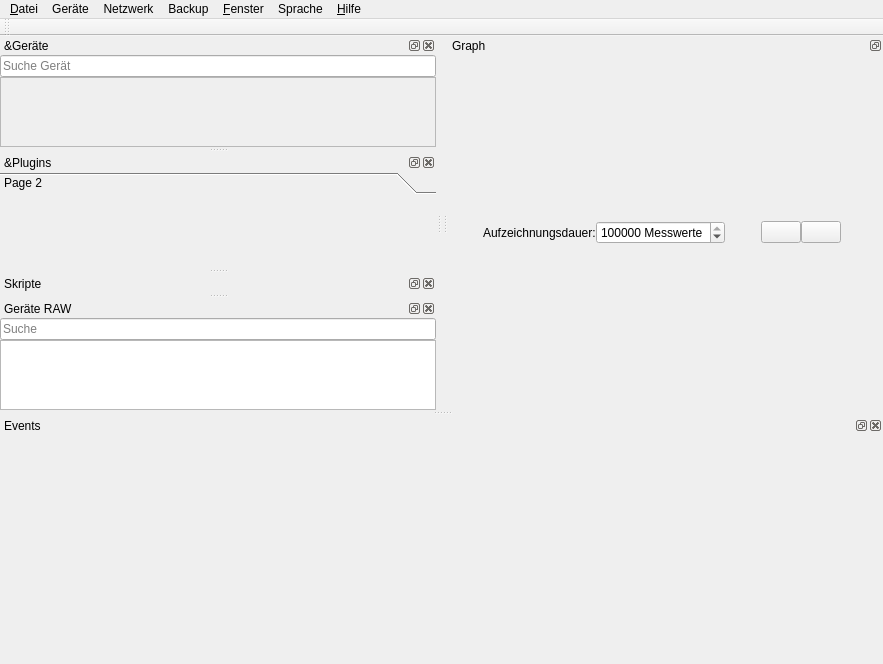
<?xml version="1.0" encoding="UTF-8"?>
<ui version="4.0">
 <class>MainWindow</class>
 <widget class="QMainWindow" name="MainWindow">
  <property name="geometry">
   <rect>
    <x>0</x>
    <y>0</y>
    <width>883</width>
    <height>664</height>
   </rect>
  </property>
  <property name="windowTitle">
   <string>RealTime OpenControl</string>
  </property>
  <property name="dockOptions">
   <set>QMainWindow::AllowNestedDocks|QMainWindow::AllowTabbedDocks|QMainWindow::AnimatedDocks|QMainWindow::GroupedDragging</set>
  </property>
  <widget class="QWidget" name="centralwidget">
   <property name="sizePolicy">
    <sizepolicy hsizetype="Minimum" vsizetype="Minimum">
     <horstretch>0</horstretch>
     <verstretch>0</verstretch>
    </sizepolicy>
   </property>
   <property name="maximumSize">
    <size>
     <width>0</width>
     <height>0</height>
    </size>
   </property>
  </widget>
  <widget class="QDockWidget" name="deviceWidget">
   <property name="sizePolicy">
    <sizepolicy hsizetype="Minimum" vsizetype="Preferred">
     <horstretch>0</horstretch>
     <verstretch>0</verstretch>
    </sizepolicy>
   </property>
   <property name="statusTip">
    <string>Geräte, für die PlugIns vorhanden sind, erscheinen hier</string>
   </property>
   <property name="inputMethodHints">
    <set>Qt::ImhNone</set>
   </property>
   <property name="floating">
    <bool>false</bool>
   </property>
   <property name="features">
    <set>QDockWidget::AllDockWidgetFeatures</set>
   </property>
   <property name="allowedAreas">
    <set>Qt::LeftDockWidgetArea|Qt::RightDockWidgetArea</set>
   </property>
   <property name="windowTitle">
    <string>&amp;Geräte</string>
   </property>
   <attribute name="dockWidgetArea">
    <number>1</number>
   </attribute>
   <widget class="QWidget" name="dockWidgetContents_2">
    <layout class="QVBoxLayout" name="verticalLayout_3">
     <property name="spacing">
      <number>0</number>
     </property>
     <property name="leftMargin">
      <number>0</number>
     </property>
     <property name="topMargin">
      <number>0</number>
     </property>
     <property name="rightMargin">
      <number>0</number>
     </property>
     <property name="bottomMargin">
      <number>0</number>
     </property>
     <item>
      <widget class="QLineEdit" name="searchEdit">
       <property name="placeholderText">
        <string>Suche Gerät</string>
       </property>
      </widget>
     </item>
     <item>
      <widget class="QScrollArea" name="scrollArea_2">
       <property name="minimumSize">
        <size>
         <width>180</width>
         <height>0</height>
        </size>
       </property>
       <property name="widgetResizable">
        <bool>true</bool>
       </property>
       <widget class="QWidget" name="scrollAreaWidgetContents_2">
        <property name="geometry">
         <rect>
          <x>0</x>
          <y>0</y>
          <width>435</width>
          <height>85</height>
         </rect>
        </property>
        <property name="minimumSize">
         <size>
          <width>0</width>
          <height>0</height>
         </size>
        </property>
        <layout class="QVBoxLayout" name="verticalLayout_13">
         <property name="spacing">
          <number>0</number>
         </property>
         <property name="leftMargin">
          <number>0</number>
         </property>
         <property name="topMargin">
          <number>0</number>
         </property>
         <property name="rightMargin">
          <number>0</number>
         </property>
         <property name="bottomMargin">
          <number>0</number>
         </property>
         <item>
          <layout class="QVBoxLayout" name="deviceLayout">
           <property name="spacing">
            <number>0</number>
           </property>
          </layout>
         </item>
         <item>
          <spacer name="verticalSpacer_2">
           <property name="orientation">
            <enum>Qt::Vertical</enum>
           </property>
           <property name="sizeHint" stdset="0">
            <size>
             <width>20</width>
             <height>0</height>
            </size>
           </property>
          </spacer>
         </item>
         <item>
          <spacer name="verticalSpacer_3">
           <property name="orientation">
            <enum>Qt::Vertical</enum>
           </property>
           <property name="sizeHint" stdset="0">
            <size>
             <width>20</width>
             <height>0</height>
            </size>
           </property>
          </spacer>
         </item>
        </layout>
       </widget>
      </widget>
     </item>
    </layout>
   </widget>
  </widget>
  <widget class="QDockWidget" name="pluginsWidget">
   <property name="sizePolicy">
    <sizepolicy hsizetype="Preferred" vsizetype="Preferred">
     <horstretch>0</horstretch>
     <verstretch>0</verstretch>
    </sizepolicy>
   </property>
   <property name="statusTip">
    <string>Falls ein Gerät ein GUI-PlugIn besitzt, erscheint dies hier</string>
   </property>
   <property name="floating">
    <bool>false</bool>
   </property>
   <property name="features">
    <set>QDockWidget::AllDockWidgetFeatures</set>
   </property>
   <property name="allowedAreas">
    <set>Qt::AllDockWidgetAreas</set>
   </property>
   <property name="windowTitle">
    <string>&amp;Plugins</string>
   </property>
   <attribute name="dockWidgetArea">
    <number>1</number>
   </attribute>
   <widget class="QWidget" name="dockWidgetContents_3">
    <layout class="QVBoxLayout" name="verticalLayout">
     <property name="spacing">
      <number>0</number>
     </property>
     <property name="leftMargin">
      <number>0</number>
     </property>
     <property name="topMargin">
      <number>0</number>
     </property>
     <property name="rightMargin">
      <number>0</number>
     </property>
     <property name="bottomMargin">
      <number>0</number>
     </property>
     <item>
      <widget class="QToolBox" name="pluginsBox">
       <property name="sizePolicy">
        <sizepolicy hsizetype="Preferred" vsizetype="Expanding">
         <horstretch>0</horstretch>
         <verstretch>0</verstretch>
        </sizepolicy>
       </property>
       <property name="currentIndex">
        <number>0</number>
       </property>
       <widget class="QWidget" name="page_2">
        <property name="geometry">
         <rect>
          <x>0</x>
          <y>0</y>
          <width>437</width>
          <height>85</height>
         </rect>
        </property>
        <attribute name="label">
         <string>Page 2</string>
        </attribute>
       </widget>
      </widget>
     </item>
    </layout>
   </widget>
  </widget>
  <widget class="QMenuBar" name="menuBar">
   <property name="geometry">
    <rect>
     <x>0</x>
     <y>0</y>
     <width>883</width>
     <height>26</height>
    </rect>
   </property>
   <widget class="QMenu" name="menuDatei">
    <property name="statusTip">
     <string>Öffnen, Speichern, Exportieren</string>
    </property>
    <property name="tearOffEnabled">
     <bool>true</bool>
    </property>
    <property name="title">
     <string>&amp;Datei</string>
    </property>
    <property name="separatorsCollapsible">
     <bool>true</bool>
    </property>
    <property name="toolTipsVisible">
     <bool>true</bool>
    </property>
    <addaction name="loadSessionAction"/>
    <addaction name="saveSessionAction"/>
    <addaction name="separator"/>
    <addaction name="importDataAction"/>
    <addaction name="exportDataAction"/>
    <addaction name="separator"/>
    <addaction name="systemTrayAction"/>
    <addaction name="separator"/>
    <addaction name="settingsAction"/>
    <addaction name="separator"/>
    <addaction name="actionBeenden"/>
   </widget>
   <widget class="QMenu" name="menuFenster">
    <property name="statusTip">
     <string>Unterfenster-Darstellung verwalten</string>
    </property>
    <property name="tearOffEnabled">
     <bool>true</bool>
    </property>
    <property name="title">
     <string>&amp;Fenster</string>
    </property>
    <property name="separatorsCollapsible">
     <bool>true</bool>
    </property>
    <property name="toolTipsVisible">
     <bool>true</bool>
    </property>
    <addaction name="deviceWidgetToggle"/>
    <addaction name="pluginsWidgetToggle"/>
    <addaction name="scriptWidgetToggle"/>
    <addaction name="eventWidgetToggle"/>
    <addaction name="deviceRAWWidgetToggle"/>
   </widget>
   <widget class="QMenu" name="menuHilfe">
    <property name="tearOffEnabled">
     <bool>true</bool>
    </property>
    <property name="title">
     <string>&amp;Hilfe</string>
    </property>
    <property name="icon">
     <iconset>
      <normaloff>icons/help.png</normaloff>icons/help.png</iconset>
    </property>
    <property name="separatorsCollapsible">
     <bool>true</bool>
    </property>
    <property name="toolTipsVisible">
     <bool>true</bool>
    </property>
    <addaction name="clearCacheAction"/>
    <addaction name="separator"/>
    <addaction name="helpAction"/>
    <addaction name="pluginRepoAction"/>
    <addaction name="separator"/>
    <addaction name="checkUpdatesAction"/>
    <addaction name="aboutAction"/>
   </widget>
   <widget class="QMenu" name="menuSprache">
    <property name="tearOffEnabled">
     <bool>true</bool>
    </property>
    <property name="title">
     <string>Sprache</string>
    </property>
    <property name="separatorsCollapsible">
     <bool>true</bool>
    </property>
    <property name="toolTipsVisible">
     <bool>true</bool>
    </property>
    <addaction name="actionDeutsch"/>
    <addaction name="actionEnglish"/>
   </widget>
   <widget class="QMenu" name="menuGer_te">
    <property name="tearOffEnabled">
     <bool>true</bool>
    </property>
    <property name="title">
     <string>Geräte</string>
    </property>
    <property name="separatorsCollapsible">
     <bool>true</bool>
    </property>
    <property name="toolTipsVisible">
     <bool>true</bool>
    </property>
    <addaction name="getPluginsButton"/>
   </widget>
   <widget class="QMenu" name="menuNetzwerk">
    <property name="tearOffEnabled">
     <bool>true</bool>
    </property>
    <property name="title">
     <string>Netzwerk</string>
    </property>
    <property name="separatorsCollapsible">
     <bool>true</bool>
    </property>
    <property name="toolTipsVisible">
     <bool>true</bool>
    </property>
    <widget class="QMenu" name="menuTCP_Server_2">
     <property name="geometry">
      <rect>
       <x>0</x>
       <y>0</y>
       <width>188</width>
       <height>126</height>
      </rect>
     </property>
     <property name="title">
      <string>TCP - Server</string>
     </property>
     <addaction name="actionTCPServer_2"/>
     <addaction name="actionTCPPassword_2"/>
     <addaction name="actionTCPPort_2"/>
    </widget>
    <widget class="QMenu" name="MeniuTelegramBot">
     <property name="title">
      <string>Telegram-Bot</string>
     </property>
     <addaction name="actionTelegramBot_2"/>
     <addaction name="actionBotToken_2"/>
    </widget>
    <widget class="QMenu" name="menuMit_Remotehost_verbinden">
     <property name="title">
      <string>Mit Remotehost verbinden</string>
     </property>
     <addaction name="actionNeuer_HOst"/>
     <addaction name="separator"/>
    </widget>
    <widget class="QMenu" name="menuAktive_Verbindungen">
     <property name="title">
      <string>Aktive Verbindungen</string>
     </property>
     <addaction name="actionkeine_3"/>
    </widget>
    <addaction name="menuTCP_Server_2"/>
    <addaction name="HTMLServerAction_2"/>
    <addaction name="MeniuTelegramBot"/>
    <addaction name="separator"/>
    <addaction name="menuMit_Remotehost_verbinden"/>
    <addaction name="menuAktive_Verbindungen"/>
    <addaction name="actionUpdate_Rate_1Hz_2"/>
    <addaction name="separator"/>
    <addaction name="actionSearchRTOCServer"/>
   </widget>
   <widget class="QMenu" name="menuBackup">
    <property name="tearOffEnabled">
     <bool>true</bool>
    </property>
    <property name="title">
     <string>Backup</string>
    </property>
    <property name="separatorsCollapsible">
     <bool>true</bool>
    </property>
    <property name="toolTipsVisible">
     <bool>true</bool>
    </property>
    <addaction name="actionSetBackupFile"/>
    <addaction name="actionSetBackupIntervall"/>
   </widget>
   <addaction name="menuDatei"/>
   <addaction name="menuGer_te"/>
   <addaction name="menuNetzwerk"/>
   <addaction name="menuBackup"/>
   <addaction name="menuFenster"/>
   <addaction name="menuSprache"/>
   <addaction name="menuHilfe"/>
  </widget>
  <widget class="QDockWidget" name="scriptDockWidget">
   <property name="floating">
    <bool>false</bool>
   </property>
   <property name="features">
    <set>QDockWidget::AllDockWidgetFeatures</set>
   </property>
   <property name="windowTitle">
    <string>Skripte</string>
   </property>
   <attribute name="dockWidgetArea">
    <number>1</number>
   </attribute>
   <widget class="QWidget" name="dockWidgetContents_6">
    <layout class="QVBoxLayout" name="verticalLayout_2">
     <property name="spacing">
      <number>0</number>
     </property>
     <property name="leftMargin">
      <number>0</number>
     </property>
     <property name="topMargin">
      <number>0</number>
     </property>
     <property name="rightMargin">
      <number>0</number>
     </property>
     <property name="bottomMargin">
      <number>0</number>
     </property>
     <item>
      <layout class="QHBoxLayout" name="scriptLayout"/>
     </item>
    </layout>
   </widget>
  </widget>
  <widget class="QToolBar" name="toolBar">
   <property name="sizePolicy">
    <sizepolicy hsizetype="Minimum" vsizetype="Preferred">
     <horstretch>0</horstretch>
     <verstretch>0</verstretch>
    </sizepolicy>
   </property>
   <property name="windowTitle">
    <string>toolBar</string>
   </property>
   <attribute name="toolBarArea">
    <enum>TopToolBarArea</enum>
   </attribute>
   <attribute name="toolBarBreak">
    <bool>false</bool>
   </attribute>
  </widget>
  <widget class="QDockWidget" name="eventWidgets">
   <property name="sizePolicy">
    <sizepolicy hsizetype="Preferred" vsizetype="Ignored">
     <horstretch>0</horstretch>
     <verstretch>0</verstretch>
    </sizepolicy>
   </property>
   <property name="windowTitle">
    <string>Events</string>
   </property>
   <attribute name="dockWidgetArea">
    <number>8</number>
   </attribute>
   <widget class="QWidget" name="dockWidgetContents">
    <layout class="QVBoxLayout" name="verticalLayout_4">
     <item>
      <layout class="QHBoxLayout" name="eventLayout">
       <property name="spacing">
        <number>0</number>
       </property>
      </layout>
     </item>
    </layout>
   </widget>
  </widget>
  <widget class="QDockWidget" name="graphWidget">
   <property name="sizePolicy">
    <sizepolicy hsizetype="Maximum" vsizetype="Maximum">
     <horstretch>0</horstretch>
     <verstretch>0</verstretch>
    </sizepolicy>
   </property>
   <property name="floating">
    <bool>false</bool>
   </property>
   <property name="features">
    <set>QDockWidget::DockWidgetFloatable|QDockWidget::DockWidgetMovable</set>
   </property>
   <property name="windowTitle">
    <string>Graph</string>
   </property>
   <attribute name="dockWidgetArea">
    <number>2</number>
   </attribute>
   <widget class="QWidget" name="dockWidgetContents_5">
    <layout class="QVBoxLayout" name="verticalLayout_6">
     <property name="spacing">
      <number>0</number>
     </property>
     <property name="leftMargin">
      <number>0</number>
     </property>
     <property name="topMargin">
      <number>0</number>
     </property>
     <property name="rightMargin">
      <number>0</number>
     </property>
     <property name="bottomMargin">
      <number>0</number>
     </property>
     <item>
      <layout class="QHBoxLayout" name="horizontalLayout">
       <property name="spacing">
        <number>0</number>
       </property>
       <item>
        <spacer name="horizontalSpacer_2">
         <property name="orientation">
          <enum>Qt::Horizontal</enum>
         </property>
         <property name="sizeHint" stdset="0">
          <size>
           <width>0</width>
           <height>0</height>
          </size>
         </property>
        </spacer>
       </item>
       <item>
        <widget class="QLabel" name="label_2">
         <property name="text">
          <string>Aufzeichnungsdauer:</string>
         </property>
        </widget>
       </item>
       <item>
        <widget class="QSpinBox" name="maxLengthSpinBox">
         <property name="toolTip">
          <string>Ändere die Aufzeichnungsdauer</string>
         </property>
         <property name="statusTip">
          <string>Ändere die Aufzeichnungsdauer</string>
         </property>
         <property name="suffix">
          <string> Messwerte</string>
         </property>
         <property name="maximum">
          <number>1000000000</number>
         </property>
         <property name="value">
          <number>500000</number>
         </property>
        </widget>
       </item>
       <item>
        <spacer name="horizontalSpacer">
         <property name="orientation">
          <enum>Qt::Horizontal</enum>
         </property>
         <property name="sizeHint" stdset="0">
          <size>
           <width>0</width>
           <height>0</height>
          </size>
         </property>
        </spacer>
       </item>
       <item>
        <widget class="QPushButton" name="clearButton">
         <property name="toolTip">
          <string>Lösche alle Signale</string>
         </property>
         <property name="statusTip">
          <string>Lösche alle Signale</string>
         </property>
         <property name="text">
          <string/>
         </property>
         <property name="icon">
          <iconset>
           <normaloff>icons/clear.png</normaloff>icons/clear.png</iconset>
         </property>
         <property name="iconSize">
          <size>
           <width>25</width>
           <height>25</height>
          </size>
         </property>
        </widget>
       </item>
       <item>
        <widget class="QPushButton" name="createGraphButton">
         <property name="text">
          <string/>
         </property>
         <property name="icon">
          <iconset>
           <normaloff>icons/graph.png</normaloff>icons/graph.png</iconset>
         </property>
         <property name="iconSize">
          <size>
           <width>25</width>
           <height>25</height>
          </size>
         </property>
        </widget>
       </item>
       <item>
        <spacer name="horizontalSpacer_3">
         <property name="orientation">
          <enum>Qt::Horizontal</enum>
         </property>
         <property name="sizeHint" stdset="0">
          <size>
           <width>0</width>
           <height>20</height>
          </size>
         </property>
        </spacer>
       </item>
       <item>
        <widget class="QLabel" name="drag_content">
         <property name="sizePolicy">
          <sizepolicy hsizetype="Preferred" vsizetype="Fixed">
           <horstretch>0</horstretch>
           <verstretch>0</verstretch>
          </sizepolicy>
         </property>
         <property name="acceptDrops">
          <bool>true</bool>
         </property>
         <property name="text">
          <string/>
         </property>
         <property name="alignment">
          <set>Qt::AlignCenter</set>
         </property>
        </widget>
       </item>
      </layout>
     </item>
     <item>
      <layout class="QVBoxLayout" name="plotLayout"/>
     </item>
    </layout>
   </widget>
  </widget>
  <widget class="QDockWidget" name="deviceRAWWidget">
   <property name="sizePolicy">
    <sizepolicy hsizetype="Minimum" vsizetype="Preferred">
     <horstretch>0</horstretch>
     <verstretch>0</verstretch>
    </sizepolicy>
   </property>
   <property name="floating">
    <bool>false</bool>
   </property>
   <property name="features">
    <set>QDockWidget::AllDockWidgetFeatures</set>
   </property>
   <property name="windowTitle">
    <string>Geräte RAW</string>
   </property>
   <attribute name="dockWidgetArea">
    <number>1</number>
   </attribute>
   <widget class="QWidget" name="dockWidgetContents_4">
    <layout class="QVBoxLayout" name="verticalLayout_5">
     <property name="spacing">
      <number>0</number>
     </property>
     <property name="leftMargin">
      <number>0</number>
     </property>
     <property name="topMargin">
      <number>0</number>
     </property>
     <property name="rightMargin">
      <number>0</number>
     </property>
     <property name="bottomMargin">
      <number>0</number>
     </property>
     <item>
      <widget class="QLineEdit" name="pluginSearchInput">
       <property name="text">
        <string/>
       </property>
       <property name="placeholderText">
        <string>Suche</string>
       </property>
      </widget>
     </item>
     <item>
      <widget class="QListWidget" name="pluginCallWidget">
       <property name="alternatingRowColors">
        <bool>true</bool>
       </property>
       <property name="selectionMode">
        <enum>QAbstractItemView::NoSelection</enum>
       </property>
       <property name="sortingEnabled">
        <bool>true</bool>
       </property>
      </widget>
     </item>
    </layout>
   </widget>
  </widget>
  <action name="exportDataAction">
   <property name="text">
    <string>&amp;Daten exportieren</string>
   </property>
   <property name="statusTip">
    <string>Bitte nutze RECHTSKLICK auf Plotbereich</string>
   </property>
  </action>
  <action name="actionBeenden">
   <property name="text">
    <string>&amp;Beenden</string>
   </property>
  </action>
  <action name="stylePlotsAction">
   <property name="text">
    <string>&amp;Plot anpassen</string>
   </property>
   <property name="statusTip">
    <string>Plot-Darstellung</string>
   </property>
  </action>
  <action name="actionPlot_exportieren">
   <property name="text">
    <string>&amp;Plot exportieren</string>
   </property>
   <property name="statusTip">
    <string>Bitte nutze RECHTSKLICK auf Plotbereich</string>
   </property>
  </action>
  <action name="actionFenster">
   <property name="text">
    <string>Fenster</string>
   </property>
  </action>
  <action name="signalWidgetToggle">
   <property name="checkable">
    <bool>true</bool>
   </property>
   <property name="checked">
    <bool>true</bool>
   </property>
   <property name="text">
    <string>&amp;Signale</string>
   </property>
   <property name="statusTip">
    <string>Signale-Unterfenster</string>
   </property>
  </action>
  <action name="deviceWidgetToggle">
   <property name="checkable">
    <bool>true</bool>
   </property>
   <property name="checked">
    <bool>true</bool>
   </property>
   <property name="text">
    <string>&amp;Geräte</string>
   </property>
   <property name="statusTip">
    <string>Geräte-Unterfenster</string>
   </property>
  </action>
  <action name="pluginsWidgetToggle">
   <property name="checkable">
    <bool>true</bool>
   </property>
   <property name="text">
    <string>&amp;Plugins</string>
   </property>
   <property name="statusTip">
    <string>Plugins-Unterfenster</string>
   </property>
  </action>
  <action name="scriptWidgetToggle">
   <property name="checkable">
    <bool>true</bool>
   </property>
   <property name="text">
    <string>S&amp;kript</string>
   </property>
   <property name="statusTip">
    <string>Skripte-Unterfenster</string>
   </property>
  </action>
  <action name="loadScriptAction">
   <property name="text">
    <string>&amp;Skript laden</string>
   </property>
   <property name="statusTip">
    <string>Skript aus Datei laden</string>
   </property>
  </action>
  <action name="saveScriptAction">
   <property name="text">
    <string>S&amp;kript speichern</string>
   </property>
   <property name="statusTip">
    <string>Skript in Datei speichern</string>
   </property>
  </action>
  <action name="saveSessionAction">
   <property name="text">
    <string>S&amp;ession speichern</string>
   </property>
  </action>
  <action name="actionZuletzt_geladen">
   <property name="text">
    <string>Zuletzt geladen</string>
   </property>
  </action>
  <action name="loadSessionAction">
   <property name="text">
    <string>Session &amp;laden</string>
   </property>
  </action>
  <action name="helpAction">
   <property name="text">
    <string>&amp;Hilfe zu RTOC</string>
   </property>
  </action>
  <action name="aboutAction">
   <property name="text">
    <string>Über RTOC</string>
   </property>
  </action>
  <action name="importDataAction">
   <property name="text">
    <string>Daten &amp;importieren</string>
   </property>
  </action>
  <action name="systemTrayAction">
   <property name="checkable">
    <bool>true</bool>
   </property>
   <property name="checked">
    <bool>true</bool>
   </property>
   <property name="text">
    <string>Minimize to SystemTray</string>
   </property>
  </action>
  <action name="multiprocessingListenerAction">
   <property name="checkable">
    <bool>true</bool>
   </property>
   <property name="text">
    <string>Multiproessing - Listener</string>
   </property>
  </action>
  <action name="actionDeutsch">
   <property name="checkable">
    <bool>true</bool>
   </property>
   <property name="text">
    <string>Deutsch</string>
   </property>
  </action>
  <action name="actionEnglish">
   <property name="checkable">
    <bool>true</bool>
   </property>
   <property name="text">
    <string>English</string>
   </property>
  </action>
  <action name="eventWidgetToggle">
   <property name="checkable">
    <bool>true</bool>
   </property>
   <property name="text">
    <string>Events</string>
   </property>
  </action>
  <action name="actionBotToken">
   <property name="text">
    <string>Bot-Token eingeben</string>
   </property>
  </action>
  <action name="actionTelegramBot">
   <property name="checkable">
    <bool>true</bool>
   </property>
   <property name="text">
    <string>Aktiviert</string>
   </property>
  </action>
  <action name="HTMLServerAction">
   <property name="checkable">
    <bool>true</bool>
   </property>
   <property name="text">
    <string>RTOC - Web</string>
   </property>
  </action>
  <action name="actionTCPServer">
   <property name="checkable">
    <bool>true</bool>
   </property>
   <property name="text">
    <string>Aktivieren</string>
   </property>
  </action>
  <action name="actionTCPPassword">
   <property name="text">
    <string>Passwort-Schutz</string>
   </property>
  </action>
  <action name="checkUpdatesAction">
   <property name="text">
    <string>Auf Updates prüfen</string>
   </property>
  </action>
  <action name="actionTCPPort">
   <property name="text">
    <string>Port: 5050</string>
   </property>
  </action>
  <action name="clearCacheAction">
   <property name="text">
    <string>Cache leeren</string>
   </property>
  </action>
  <action name="pluginRepoAction">
   <property name="text">
    <string>Plugin-Repository</string>
   </property>
  </action>
  <action name="getPluginsButton">
   <property name="text">
    <string>Geräte hinzufügen/entfernen</string>
   </property>
  </action>
  <action name="actionTCPServer_2">
   <property name="checkable">
    <bool>true</bool>
   </property>
   <property name="text">
    <string>Aktivieren</string>
   </property>
  </action>
  <action name="actionTCPPassword_2">
   <property name="text">
    <string>Passwort-Schutz</string>
   </property>
  </action>
  <action name="actionTCPPort_2">
   <property name="text">
    <string>Port: 5050</string>
   </property>
  </action>
  <action name="HTMLServerAction_2">
   <property name="checkable">
    <bool>true</bool>
   </property>
   <property name="text">
    <string>RTOC - Web</string>
   </property>
  </action>
  <action name="actionTelegramBot_2">
   <property name="checkable">
    <bool>true</bool>
   </property>
   <property name="text">
    <string>Aktiviert</string>
   </property>
  </action>
  <action name="actionBotToken_2">
   <property name="text">
    <string>Bot-Token eingeben</string>
   </property>
  </action>
  <action name="action0_St_ndlich">
   <property name="text">
    <string>Backup-Intervall einstellen</string>
   </property>
  </action>
  <action name="action0_T_glich">
   <property name="text">
    <string>Täglich</string>
   </property>
  </action>
  <action name="actionSetBackupFile">
   <property name="text">
    <string>Backup-Datei festlegen</string>
   </property>
  </action>
  <action name="actionDeleteBackups">
   <property name="text">
    <string>Backups löschen</string>
   </property>
  </action>
  <action name="actionBackup_1">
   <property name="text">
    <string>Backup 1</string>
   </property>
  </action>
  <action name="actionBackupSettings">
   <property name="text">
    <string>Einstellungen</string>
   </property>
  </action>
  <action name="actionNeuer_Host">
   <property name="text">
    <string>Neuer Host</string>
   </property>
  </action>
  <action name="actionkeine">
   <property name="text">
    <string>keine</string>
   </property>
  </action>
  <action name="actionUpdate_Rate_1_Hz">
   <property name="text">
    <string>Update-Rate: 1 Hz</string>
   </property>
  </action>
  <action name="actionRTOC_Server_suchen">
   <property name="text">
    <string>RTOC-Server suchen</string>
   </property>
  </action>
  <action name="actionSetBackupIntervall">
   <property name="text">
    <string>Backout-Intervall: täglich</string>
   </property>
  </action>
  <action name="deviceRAWWidgetToggle">
   <property name="checkable">
    <bool>true</bool>
   </property>
   <property name="text">
    <string>Geräte RAW</string>
   </property>
  </action>
  <action name="actionUpdate_Rate_1Hz">
   <property name="text">
    <string>Update-Rate: 1Hz</string>
   </property>
  </action>
  <action name="actionRTOC_Server_suchen_2">
   <property name="text">
    <string>RTOC-Server suchen</string>
   </property>
  </action>
  <action name="actionNeuer_Host_2">
   <property name="text">
    <string>Neuer Host</string>
   </property>
  </action>
  <action name="actionkeine_2">
   <property name="text">
    <string>keine</string>
   </property>
  </action>
  <action name="actionUpdate_Rate_1Hz_2">
   <property name="text">
    <string>Update-Rate: 1Hz</string>
   </property>
  </action>
  <action name="actionNeuer_HOst">
   <property name="text">
    <string>Neuer Host</string>
   </property>
  </action>
  <action name="actionkeine_3">
   <property name="text">
    <string>keine</string>
   </property>
  </action>
  <action name="actionSearchRTOCServer">
   <property name="text">
    <string>RTOC-Server suchen</string>
   </property>
  </action>
  <action name="ConsoleWidgetToggle">
   <property name="checkable">
    <bool>true</bool>
   </property>
   <property name="text">
    <string>Console</string>
   </property>
  </action>
  <action name="settingsAction">
   <property name="text">
    <string>Einstellungen</string>
   </property>
  </action>
 </widget>
 <resources/>
 <connections>
  <connection>
   <sender>actionBeenden</sender>
   <signal>triggered()</signal>
   <receiver>MainWindow</receiver>
   <slot>close()</slot>
   <hints>
    <hint type="sourcelabel">
     <x>-1</x>
     <y>-1</y>
    </hint>
    <hint type="destinationlabel">
     <x>463</x>
     <y>398</y>
    </hint>
   </hints>
  </connection>
 </connections>
</ui>
